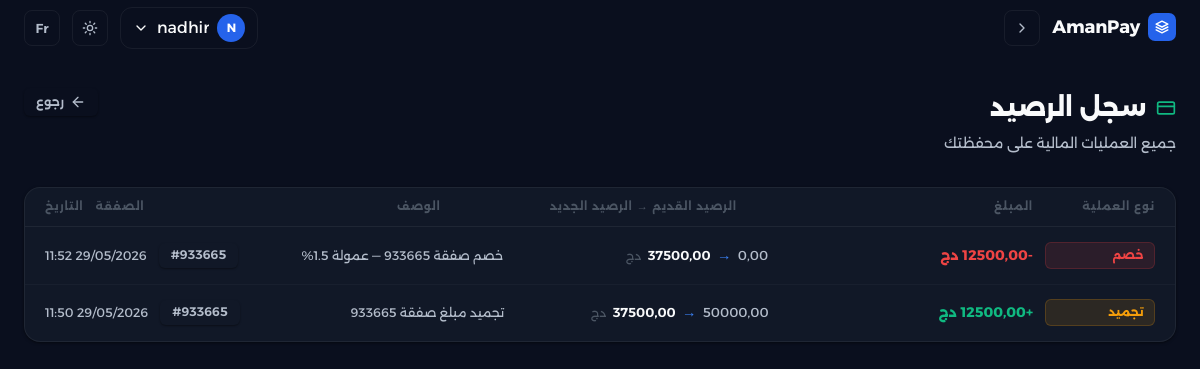
/transactions/wallet/history/ (signed in), run on an earlier commit of the app's database.
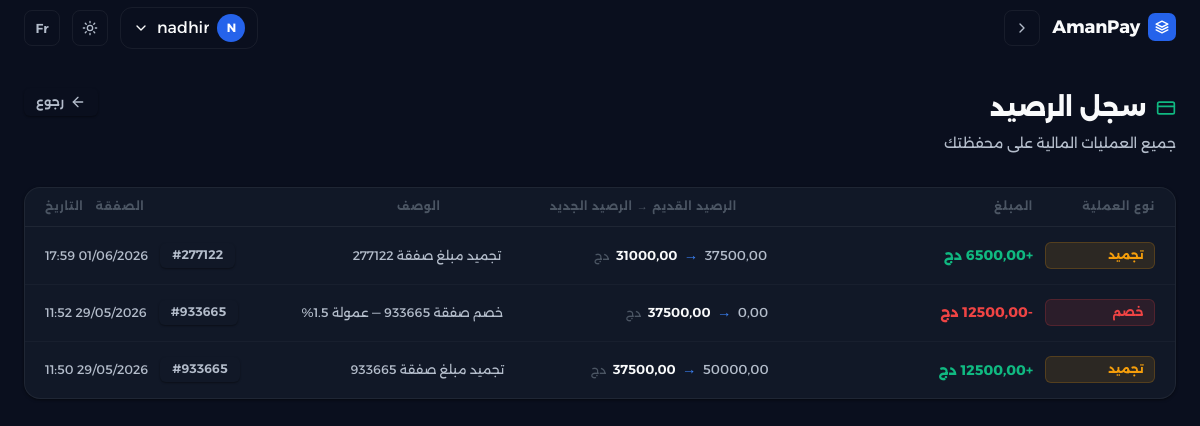
And on a later commit of the database.
### accounts/models.py (models this page shows, shortened)
class WalletTransaction(models.Model):
    TYPE_CHOICES = [
        ('CREDIT',   _('إيداع')),
        ('DEBIT',    _('خصم')),
        ('FREEZE',   _('تجميد')),
        ('UNFREEZE', _('فك تجميد')),
        ('RELEASE',  _('تحرير')),
    ]
    wallet = models.ForeignKey(
        Wallet,
        on_delete=models.CASCADE,
        related_name='transactions_log',
        verbose_name=_('المحفظة'),
    )
    transaction = models.ForeignKey(
        'transactions.Transaction',
        on_delete=models.SET_NULL,
        null=True,
        blank=True,
        verbose_name=_('الصفقة'),
    )
    type = models.CharField(
        max_length=10,
        choices=TYPE_CHOICES,
        verbose_name=_('النوع'),
    )
    amount = models.DecimalField(
        max_digits=12,
        decimal_places=2,
        verbose_name=_('المبلغ'),
    )
    balance_before = models.DecimalField(
        max_digits=12,
        decimal_places=2,
        default=0,
        verbose_name=_('الرصيد قبل العملية'),
    )
    balance_after = models.DecimalField(
        max_digits=12,
        decimal_places=2,
        verbose_name=_('الرصيد بعد العملية'),
    )
    description = models.CharField(
        max_length=255,
        verbose_name=_('الوصف'),
    )
    created_at = models.DateTimeField(auto_now_add=True, verbose_name=_('التاريخ'))
    class Meta:
        verbose_name = _('سجل المحفظة')
        verbose_name_plural = _('سجلات المحفظة')
        ordering = ['-created_at']

### transactions/models.py (models this page shows, shortened)
class Transaction(models.Model):
    class Status(models.TextChoices):
        PENDING = 'PENDING', _('في الانتظار')
        FUNDED = 'FUNDED', _('ممول')
        SHIPPED = 'SHIPPED', _('تم الشحن')
        DELIVERED = 'DELIVERED', _('تم التسليم')
        COMPLETED = 'COMPLETED', _('مكتمل')
        DISPUTED = 'DISPUTED', _('متنازع عليه')
        REFUNDED = 'REFUNDED', _('مسترجع')
        CANCELLED = 'CANCELLED', _('ملغى')
    code = models.CharField(
        max_length=6,
        unique=True,
        default=_generate_transaction_code,
        editable=False,
        verbose_name=_('كود المعاملة'),
    )
    seller = models.ForeignKey(
        settings.AUTH_USER_MODEL,
        on_delete=models.PROTECT,
        related_name='sales',
        verbose_name=_('البائع'),
    )
    buyer = models.ForeignKey(
        settings.AUTH_USER_MODEL,
        on_delete=models.SET_NULL,
        related_name='purchases',
        null=True,
        blank=True,
        verbose_name=_('المشتري'),
    )
    delivery_company = models.ForeignKey(
        settings.AUTH_USER_MODEL,
        on_delete=models.SET_NULL,
        null=True,
        blank=True,
        related_name='deliveries',
        verbose_name=_('شركة التوصيل'),
    )
    product_name = models.CharField(
        max_length=255,
        verbose_name=_('اسم المنتج'),
    )
    description = models.TextField(
        blank=True,
        verbose_name=_('الوصف'),
    )
    amount = models.DecimalField(
        max_digits=12,
        decimal_places=2,
        verbose_name=_('المبلغ'),
    )
    status = models.CharField(
        max_length=10,
        choices=Status.choices,
        default=Status.PENDING,
        verbose_name=_('الحالة'),
    )
    created_at = models.DateTimeField(auto_now_add=True, verbose_name=_('تاريخ الإنشاء'))
    updated_at = models.DateTimeField(auto_now=True, verbose_name=_('تاريخ التحديث'))
    release_date = models.DateTimeField(
        null=True,
        blank=True,
        verbose_name=_('تاريخ الإفراج عن المبلغ'),
    )
    dispute_reason = models.TextField(
        null=True,
        blank=True,
        verbose_name=_('وصف النزاع'),
    )
    dispute_opened_by = models.ForeignKey(
        settings.AUTH_USER_MODEL,
        on_delete=models.SET_NULL,
        null=True,
        blank=True,
        related_name='disputes_opened',
        verbose_name=_('فاتح النزاع'),
    )
    dispute_opened_at = models.DateTimeField(
        null=True,
        blank=True,
        verbose_name=_('تاريخ فتح النزاع'),
    )
    dispute_acknowledged_at = models.DateTimeField(
        null=True,
        blank=True,
        verbose_name=_('تاريخ الاطلاع على النزاع'),
    )
    dispute_acknowledged_by = models.ForeignKey(
        settings.AUTH_USER_MODEL,
        on_delete=models.SET_NULL,
        null=True,
        blank=True,
        related_name='disputes_acknowledged',
        verbose_name=_('من اطّلع على النزاع'),
    )
    class Meta:
        verbose_name = _('معاملة')
        verbose_name_plural = _('المعاملات')
        ordering = ['-created_at']

### transactions/views.py (the view)
# urls.py: path('wallet/history/',                      views.wallet_history,      name='wallet_history'),
@login_required
def wallet_history(request):
    wallet, _created = Wallet.objects.get_or_create(
        user=request.user,
        defaults={'balance': 50000, 'frozen_balance': 0},
    )
    logs = wallet.transactions_log.select_related('transaction').all()
    return render(request, 'accounts/wallet_history.html', {'logs': logs})

### templates/accounts/wallet_history.html (shortened to what this page needs)
{% extends "base.html" %}
{% load i18n %}
{% block content %}
<div class="page-header">
  <div>
    <h1>
      <svg class="icon" viewBox="0 0 24 24" fill="none" stroke="currentColor" stroke-width="2" stroke-linecap="round" stroke-linejoin="round" style="color:var(--green);"><rect x="2" y="5" width="20" height="14" rx="2"/><line x1="2" y1="10" x2="22" y2="10"/></svg>
      {% trans "سجل الرصيد" %}
    </h1>
    <p>{% trans "جميع العمليات المالية على محفظتك" %}</p>
  </div>
  <button onclick="goBack()" class="btn btn-ghost btn-sm">
    <svg class="icon-sm" viewBox="0 0 24 24" fill="none" stroke="currentColor" stroke-width="2" stroke-linecap="round" stroke-linejoin="round"><line x1="19" y1="12" x2="5" y2="12"/><polyline points="12 19 5 12 12 5"/></svg>
    {% trans "رجوع" %}
  </button>
</div>
<div class="glass">
  {% if logs %}
    <div class="log-header">
      <span>{% trans "نوع العملية" %}</span>
      <span>{% trans "المبلغ" %}</span>
      <span>{% trans "الرصيد القديم" %} → {% trans "الرصيد الجديد" %}</span>
      <span>{% trans "الوصف" %}</span>
      <span>{% trans "الصفقة" %}</span>
      <span>{% trans "التاريخ" %}</span>
    </div>
    {% for entry in logs %}
    <div class="log-row">
      <span class="type-badge type-{{ entry.type|lower }}">{{ entry.get_type_display }}</span>
      {% if entry.type in "CREDIT,UNFREEZE,RELEASE" %}
        <span class="amount-pos">+{{ entry.amount }} {% trans "دج" %}</span>
      {% else %}
        <span class="amount-neg">-{{ entry.amount }} {% trans "دج" %}</span>
      {% endif %}
      <div class="bal-flow">
        <span>{{ entry.balance_before }}</span>
        <span class="bal-arrow">→</span>
        <span style="color:var(--text);font-weight:600;">{{ entry.balance_after }}</span>
        <span style="color:var(--muted);font-size:0.75rem;">{% trans "دج" %}</span>
      </div>
      <span class="text-muted text-sm">{{ entry.description }}</span>
      <span>
        {% if entry.transaction %}
          <a href="{% url 'transactions:detail' entry.transaction.pk %}" class="btn btn-ghost btn-sm">
            #{{ entry.transaction.code }}
          </a>
        {% else %}—{% endif %}
      </span>
      <span class="text-muted text-sm">{{ entry.created_at|date:"d/m/Y H:i" }}</span>
    </div>
    {% endfor %}
  {% endif %}
</div>
{% endblock %}

What changed in the data, as far as the page shows it:
added WalletTransaction: type "تجميد", balance_before "37500,00", balance_after "31000,00", description "تجميد مبلغ صفقة 277122", transaction.code "277122", created_at "01/06/2026 17:59"
